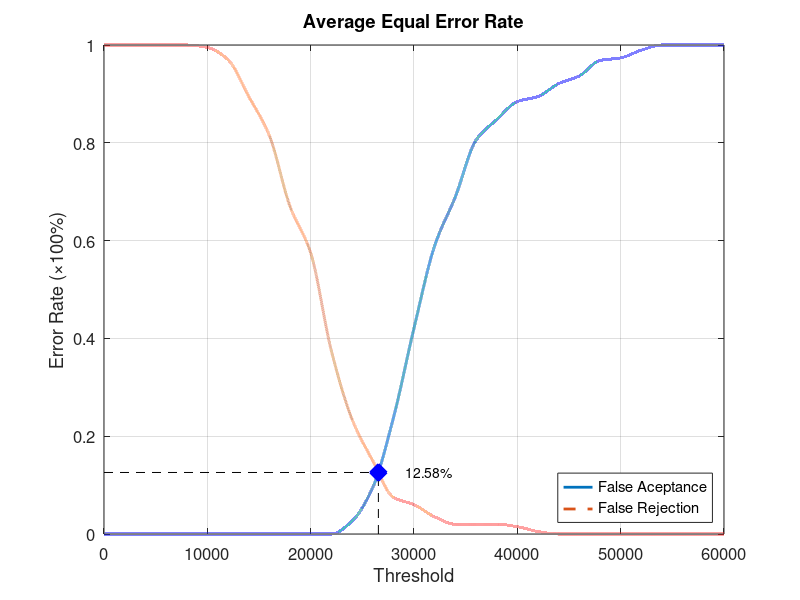
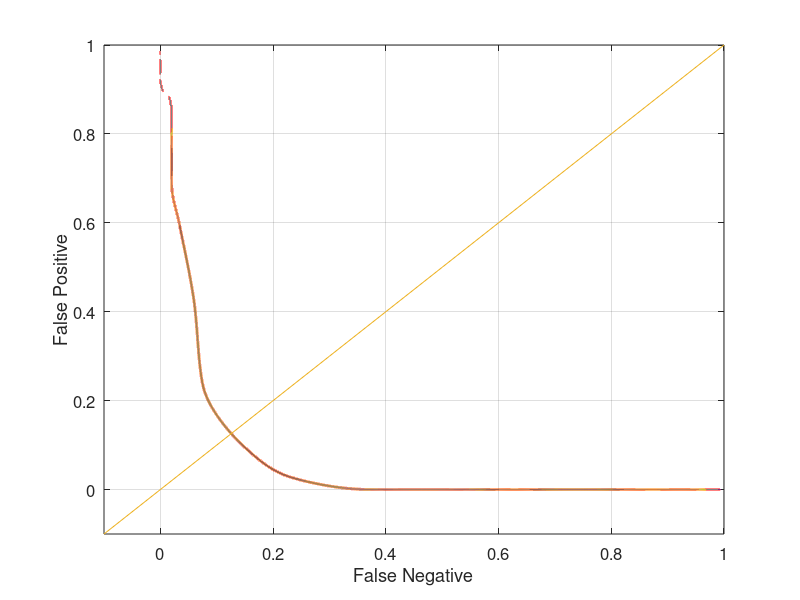

The MATLAB source for these figures, in order:
function yEER = Database3_4
close all;
clear;
clc;
x = 0:2000:60000;
xq = 0:0.5:60000;

y0 = [0 0 0 0 0 0 0 0 0 0 0 0 0.0263158 0.0947368 0.236842 0.421053 0.589474 0.689474 0.805263 0.847368 0.884211 0.894737 0.921053 0.936842 0.968421 0.973684 0.989474 1 1 1 1];
yy0 = interp1(x, y0, xq, 'pchip');
y1 = [1 1 1 1 1 0.995 0.97 0.895 0.815 0.67 0.575 0.375 0.235 0.15 0.075 0.06 0.035 0.02 0.02 0.02 0.015 0.005 0 0 0 0 0 0 0 0 0];
yy1 = interp1(x, y1, xq, 'pchip');

% Calculating EER: 
y2 = abs(y0 - y1);
find(y2 == min(y2))
yy2 = abs(yy0 - yy1);
xEER = find(yy2 == min(yy2));
xEERIndex = xq(xEER) % X-axis EER
yEER = yy0(xEER) % Y-axis EER

main = figure
plot(xq, yy0,'-','LineWidth', 2);	hold on
plot(xq, yy1,'--','LineWidth', 2);	hold on
plot([xEERIndex xEERIndex], [0 yEER], 'k--');	hold on
plot([0 xEERIndex], [yEER yEER], 'k--');	hold on
plot(xEERIndex, yEER, 'bx', 'LineWidth', 10);	hold on
text(xEERIndex + 10 * xEERIndex / 100, yEER, [num2str(round((10000 * yEER)) / 100) '%'])
legend('False Aceptance', 'False Rejection', 'Location', 'SouthEast')
xlabel('Threshold')
ylabel('Error Rate (\times100%)')
title('Average Equal Error Rate')
set(gca, 'FontSize', 12)
axis([0 60000 0 1])
grid on

print(main, 'Database3_4Main', '-dpng');
FNRxFPR = figure('Color', [1 1 1]);
plot(yy1, yy0, '-', yy1, yy0, 'LineWidth', 2);
hold on
y = -0.1:0.1:1
plot(y, y); 
set(gca, 'FontSize', 12)
xlabel('False Negative')
ylabel('False Positive')
axis([-0.1 1 -0.1 1])
set(gca, 'FontSize', 12)
grid on

print(FNRxFPR, 'Database3_4FNRxFPR','-dpng');
end
